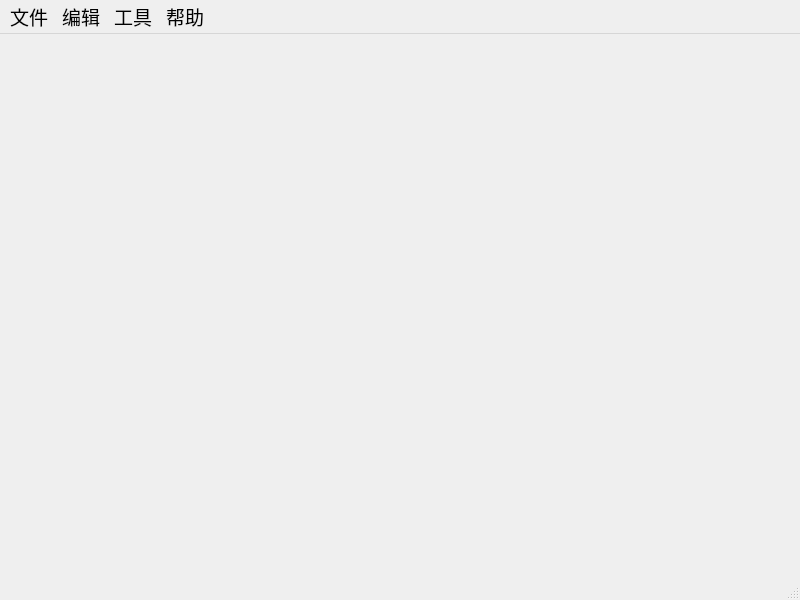
<?xml version="1.0" encoding="UTF-8"?>
<ui version="4.0">
 <class>MainWindow</class>
 <widget class="QMainWindow" name="MainWindow">
  <property name="geometry">
   <rect>
    <x>0</x>
    <y>0</y>
    <width>800</width>
    <height>600</height>
   </rect>
  </property>
  <property name="font">
   <font>
    <pointsize>14</pointsize>
   </font>
  </property>
  <property name="windowTitle">
   <string>组合配置系统</string>
  </property>
  <widget class="QWidget" name="centralwidget"/>
  <widget class="QMenuBar" name="menubar">
   <property name="geometry">
    <rect>
     <x>0</x>
     <y>0</y>
     <width>800</width>
     <height>36</height>
    </rect>
   </property>
   <widget class="QMenu" name="menu_file">
    <property name="font">
     <font>
      <pointsize>12</pointsize>
     </font>
    </property>
    <property name="title">
     <string>文件</string>
    </property>
   </widget>
   <widget class="QMenu" name="menu_edit">
    <property name="font">
     <font>
      <pointsize>12</pointsize>
     </font>
    </property>
    <property name="title">
     <string>编辑</string>
    </property>
   </widget>
   <widget class="QMenu" name="menu_tool">
    <property name="font">
     <font>
      <pointsize>12</pointsize>
     </font>
    </property>
    <property name="title">
     <string>工具</string>
    </property>
   </widget>
   <widget class="QMenu" name="menu_help">
    <property name="font">
     <font>
      <pointsize>12</pointsize>
     </font>
    </property>
    <property name="title">
     <string>帮助</string>
    </property>
   </widget>
   <addaction name="menu_file"/>
   <addaction name="menu_edit"/>
   <addaction name="menu_tool"/>
   <addaction name="menu_help"/>
  </widget>
  <widget class="QStatusBar" name="statusbar"/>
 </widget>
 <resources/>
 <connections/>
</ui>
